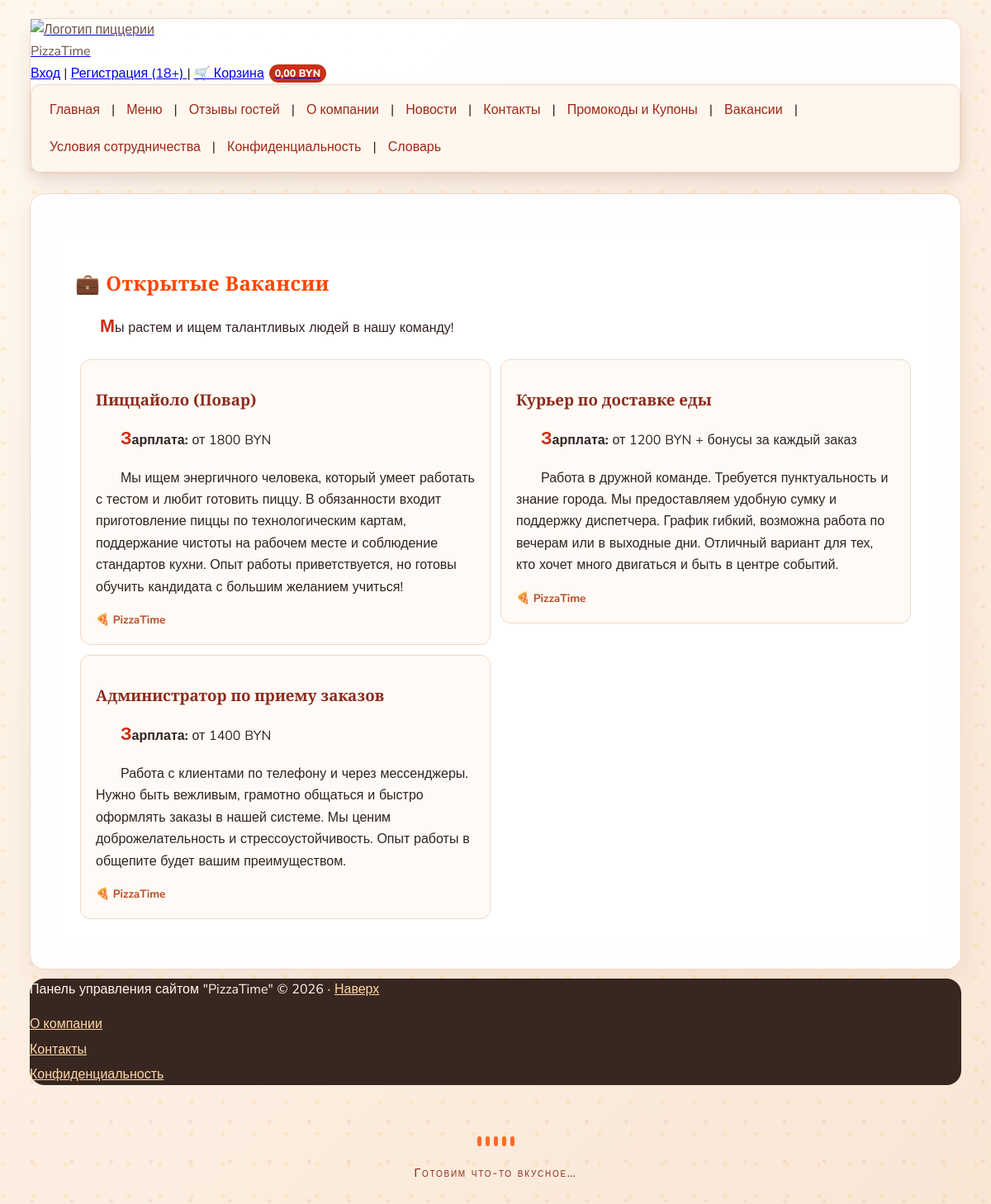
Page /vacancies/ on the committed database.
### main/models.py (models this page shows, shortened)
class Vacancy(models.Model):
    title = models.CharField(max_length=200, verbose_name="Название")
    description = models.TextField(verbose_name="Описание")
    salary = models.CharField(max_length=100, verbose_name="Зарплата")
    class Meta:
        verbose_name = "Вакансия"
        verbose_name_plural = "Вакансии"

### main/views.py (the view)
# urls.py: path('vacancies/', views.vacancies, name='vacancies'),
def vacancies(request):
    return render(
        request,
        'main/vacancies.html',
        {'vacancies': Vacancy.objects.all()}
    )

### main/context_processors.py (called while the page is built)
def cart_total(request):
    cart = request.session.get('cart', {})
    quantities = {}
    if isinstance(cart, dict):
        for item_id, quantity in cart.items():
            try:
                item_id = int(item_id)
                quantity = int(quantity)
            except (TypeError, ValueError):
                continue
            if item_id > 0 and quantity > 0:
                quantities[item_id] = quantity
    total = Decimal('0.00')
    for item in ServiceItem.objects.filter(id__in=quantities):
        total += item.price * quantities[item.id]
    return {'cart_total': total}

### main/templates/main/vacancies.html
{% extends 'base.html' %}
{% block content %}
<div class="vacancy-list" style="padding: 20px; background: #fff; border-radius: 8px; margin-top: 20px;">
    <h2 style="color: #ff4500;">💼 Открытые вакансии</h2>
    <p>Мы растем и ищем талантливых людей в нашу команду!</p>
    {% for v in vacancies %}
    <article class="vacancy-card">
        <h3>{{ v.title }}</h3>
        <p><b>Зарплата:</b> {{ v.salary }}</p>
        <p>{{ v.description }}</p>
    </article>
    {% empty %}
    <p>На данный момент открытых вакансий нет. Заходите позже!</p>
    {% endfor %}
</div>
{% endblock %}

### main/static/main/css/site.css (style rules this page uses)
:root { --pizza-red: #c92f18; --pizza-orange: #ff6b24; --pizza-gold: #ffc857; --pizza-ink: #30231f; --pizza-paper: #fffaf4; --pizza-line: #f0d8c8; }
* { box-sizing: border-box; }
html { scroll-behavior: smooth; }
body { margin: 0; padding: 22px clamp(12px, 3vw, 42px); color: var(--pizza-ink); background-color: #fff3e7; background-image: radial-gradient(circle at 10% 12%, rgba(255, 200, 87, .22) 0 2px, transparent 3px), radial-gradient(circle at 80% 30%, rgba(201, 47, 24, .08) 0 2px, transparent 3px), linear-gradient(135deg, #fff8ef, #f9e6d5); background-size: 38px 38px, 48px 48px, auto; font-family: 'Nunito Sans', 'Trebuchet MS', Arial, sans-serif; font-size: 16px; line-height: 1.65; }
h1, h2, h3, h4 { font-family: 'Playfair Display', Georgia, 'Times New Roman', serif; line-height: 1.2; }
h1, h2 { letter-spacing: .02em; }
h2 { text-transform: capitalize; }
p { margin: .65em 0 1em; word-spacing: .04em; overflow-wrap: anywhere; }
.content-block p:first-of-type::first-letter { color: var(--pizza-red); font-size: 1.35em; font-weight: 800; }
.content-block p { text-indent: 30px; }
.content-block article p { max-width: 78ch; }
.vacancy-list { display: flow-root; }
.vacancy-card { float: left; width: calc(50% - 12px); min-height: 180px; margin: 6px; padding: 18px !important; background: #fffaf5; border: 1px solid var(--pizza-line); border-bottom: 1px solid var(--pizza-line); border-radius: 12px; }
.vacancy-card:nth-of-type(odd) { clear: left; }
.vacancy-card h3 { color: #8c2a1b !important; }
.vacancy-card::after { content: "🍕 PizzaTime"; display: block; margin-top: 12px; color: #b94b24; font-size: .85rem; font-weight: 700; }

### rows in the picture
Vacancy: title "Пиццайоло (Повар)", salary "от 1800 BYN", description "Мы ищем энергичного человека, который умеет работать с тестом и любит готовить пиццу. В обязанности входит приготовление пиццы по технологическим картам, поддержание чистоты на рабочем месте и соблюдение стандартов кухни. Опыт работы приветствуется, но готовы обучить кандидата с большим желанием учиться!"
Vacancy: title "Курьер по доставке еды", salary "от 1200 BYN + бонусы за каждый заказ", description "Работа в дружной команде. Требуется пунктуальность и знание города. Мы предоставляем удобную сумку и поддержку диспетчера. График гибкий, возможна работа по вечерам или в выходные дни. Отличный вариант для тех, кто хочет много двигаться и быть в центре событий."
Vacancy: title "Администратор по приему заказов", salary "от 1400 BYN", description "Работа с клиентами по телефону и через мессенджеры. Нужно быть вежливым, грамотно общаться и быстро оформлять заказы в нашей системе. Мы ценим доброжелательность и стрессоустойчивость. Опыт работы в общепите будет вашим преимуществом."

### other values in the picture
{{ cart_total|floatformat:2 }} "0,00"
